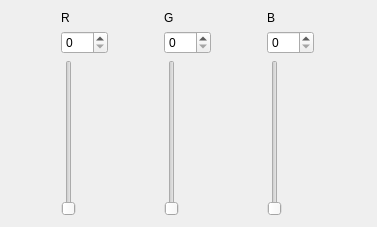
<?xml version="1.0" encoding="UTF-8"?>
<ui version="4.0">
 <class>Form</class>
 <widget class="QWidget" name="Form">
  <property name="geometry">
   <rect>
    <x>0</x>
    <y>0</y>
    <width>377</width>
    <height>227</height>
   </rect>
  </property>
  <property name="windowTitle">
   <string>Form</string>
  </property>
  <layout class="QHBoxLayout" name="horizontalLayout">
   <item>
    <layout class="QGridLayout" name="gridLayout">
     <item row="0" column="0">
      <widget class="QLabel" name="label">
       <property name="text">
        <string>R</string>
       </property>
      </widget>
     </item>
     <item row="1" column="0">
      <widget class="QSpinBox" name="spinBox">
       <property name="maximum">
        <number>255</number>
       </property>
      </widget>
     </item>
     <item row="2" column="0">
      <widget class="QSlider" name="verticalSlider">
       <property name="maximum">
        <number>255</number>
       </property>
       <property name="orientation">
        <enum>Qt::Vertical</enum>
       </property>
      </widget>
     </item>
    </layout>
   </item>
   <item>
    <layout class="QGridLayout" name="gridLayout_2">
     <item row="0" column="0">
      <widget class="QLabel" name="label_2">
       <property name="text">
        <string>G</string>
       </property>
      </widget>
     </item>
     <item row="1" column="0">
      <widget class="QSpinBox" name="spinBox_2">
       <property name="maximum">
        <number>255</number>
       </property>
      </widget>
     </item>
     <item row="2" column="0">
      <widget class="QSlider" name="verticalSlider_2">
       <property name="maximum">
        <number>255</number>
       </property>
       <property name="orientation">
        <enum>Qt::Vertical</enum>
       </property>
      </widget>
     </item>
    </layout>
   </item>
   <item>
    <layout class="QGridLayout" name="gridLayout_3">
     <item row="0" column="0">
      <widget class="QLabel" name="label_3">
       <property name="text">
        <string>B</string>
       </property>
      </widget>
     </item>
     <item row="1" column="0">
      <widget class="QSpinBox" name="spinBox_3">
       <property name="maximum">
        <number>255</number>
       </property>
      </widget>
     </item>
     <item row="2" column="0">
      <widget class="QSlider" name="verticalSlider_3">
       <property name="maximum">
        <number>255</number>
       </property>
       <property name="orientation">
        <enum>Qt::Vertical</enum>
       </property>
      </widget>
     </item>
    </layout>
   </item>
  </layout>
 </widget>
 <resources/>
 <connections>
  <connection>
   <sender>spinBox</sender>
   <signal>valueChanged(int)</signal>
   <receiver>verticalSlider</receiver>
   <slot>setValue(int)</slot>
   <hints>
    <hint type="sourcelabel">
     <x>94</x>
     <y>43</y>
    </hint>
    <hint type="destinationlabel">
     <x>67</x>
     <y>103</y>
    </hint>
   </hints>
  </connection>
  <connection>
   <sender>verticalSlider</sender>
   <signal>valueChanged(int)</signal>
   <receiver>spinBox</receiver>
   <slot>setValue(int)</slot>
   <hints>
    <hint type="sourcelabel">
     <x>65</x>
     <y>235</y>
    </hint>
    <hint type="destinationlabel">
     <x>104</x>
     <y>53</y>
    </hint>
   </hints>
  </connection>
  <connection>
   <sender>spinBox_2</sender>
   <signal>valueChanged(int)</signal>
   <receiver>verticalSlider_2</receiver>
   <slot>setValue(int)</slot>
   <hints>
    <hint type="sourcelabel">
     <x>243</x>
     <y>49</y>
    </hint>
    <hint type="destinationlabel">
     <x>222</x>
     <y>88</y>
    </hint>
   </hints>
  </connection>
  <connection>
   <sender>verticalSlider_2</sender>
   <signal>valueChanged(int)</signal>
   <receiver>spinBox_2</receiver>
   <slot>setValue(int)</slot>
   <hints>
    <hint type="sourcelabel">
     <x>224</x>
     <y>187</y>
    </hint>
    <hint type="destinationlabel">
     <x>258</x>
     <y>58</y>
    </hint>
   </hints>
  </connection>
  <connection>
   <sender>verticalSlider_3</sender>
   <signal>valueChanged(int)</signal>
   <receiver>spinBox_3</receiver>
   <slot>setValue(int)</slot>
   <hints>
    <hint type="sourcelabel">
     <x>367</x>
     <y>221</y>
    </hint>
    <hint type="destinationlabel">
     <x>398</x>
     <y>51</y>
    </hint>
   </hints>
  </connection>
  <connection>
   <sender>spinBox_3</sender>
   <signal>valueChanged(int)</signal>
   <receiver>verticalSlider_3</receiver>
   <slot>setValue(int)</slot>
   <hints>
    <hint type="sourcelabel">
     <x>373</x>
     <y>45</y>
    </hint>
    <hint type="destinationlabel">
     <x>360</x>
     <y>103</y>
    </hint>
   </hints>
  </connection>
 </connections>
</ui>
